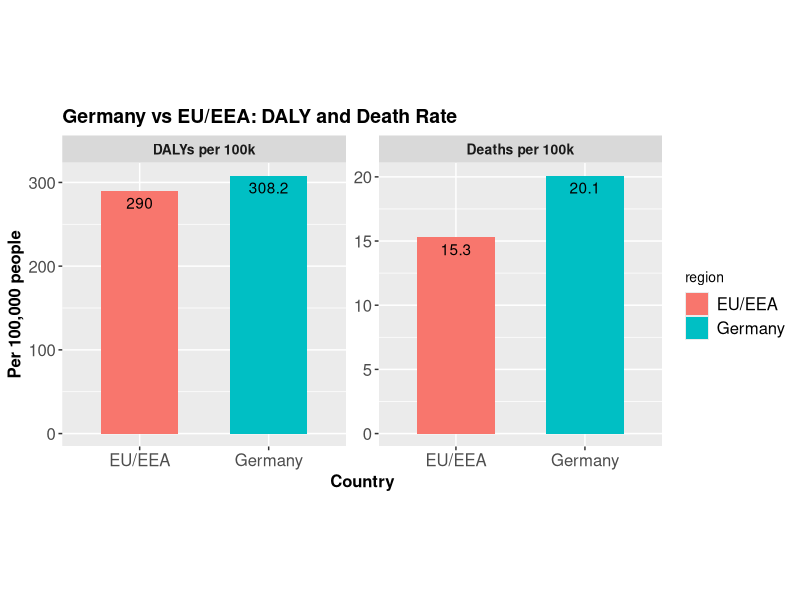

Recreate this plot in R.
## ---- chunk 1
#| label: HAI Rates
#| include: false
library(tidyverse)

hai_rates <- tribble(
  ~region,   ~metric,          ~value,
  "Germany", "DALYs per 100k", 308.2,
  "Germany", "Deaths per 100k",20.1,
  "EU/EEA",  "DALYs per 100k", 290.0 ,
  "EU/EEA",  "Deaths per 100k",15.3
)
## ---- chunk 2
#| label: fig-rates
#| echo: false
#| fig-cap: Germany vs EU/EEA DALY and Death per 100k Population
#| fig-align: center
#| fig-width: 10
#| fig-height: 5

ggplot(hai_rates, aes(x=region, y=value, fill=region)) +
  geom_col(width=0.6) +
  geom_text(aes(label=value), vjust=1.5) +
  facet_wrap(~metric, ncol=2, scales="free_y") +
  labs( title = "Germany vs EU/EEA: DALY and Death Rate",
    x="Country", y="Per 100,000 people") +
  theme(
    plot.title       = element_text(size = 14, face = "bold"),
    axis.title.x     = element_text(size = 12, face = "bold"),
    axis.title.y     = element_text(size = 12, face = "bold"),
    axis.text.x      = element_text(size = 12, angle = 0, vjust = 1),
    axis.text.y      = element_text(size = 12),
    strip.text       = element_text(size = 10, face = "bold"),
    legend.text      = element_text(size = 12),
    legend.title     = element_text(size = 10),
    aspect.ratio     = 1 )
## ---- chunk 3
cases <- tribble(
~infection, ~count,
  "HAP", 106586,
  "SSI",  93222,
  "BSI",  26976,
  "UTI", 214150,
  "CDI",  36002
)

daly <- tribble(
~infection, ~count,
  "HAP", 69508,
  "SSI", 28842,
  "BSI", 58350,
  "UTI", 66701,
  "CDI", 20890
)

total_cases <- 478222
total_dalys <- 248920

